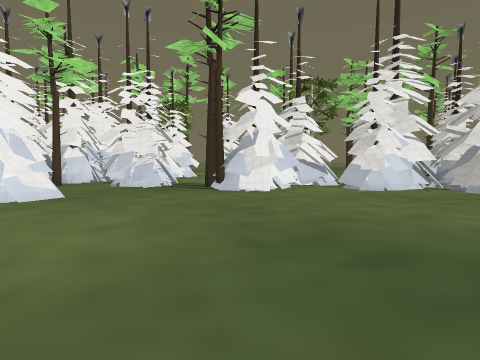
View 1 (above)

24 first-person views from a walk through a 3-D level made in the Godot game engine. The camera is 1.5 m above the floor, tilts 4° down and sees 80° across. The floor is counted in squares, 2 m on a side. Each view is taken from the middle of a square. On the plan, view 1 faces up. The plan holds only what a view shows up to about 10 squares ahead; the rest is blank. The place goes on beyond the plan. Some surface patterns are stand-ins.

View 2
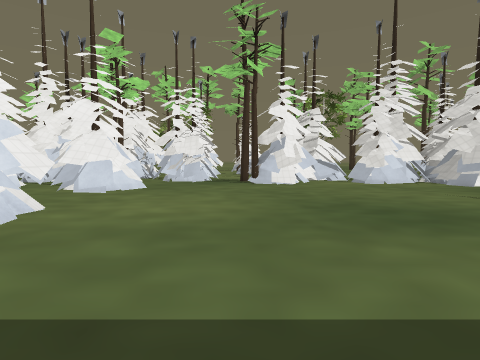

View 3
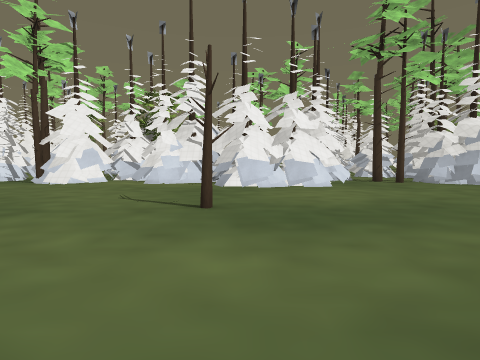

View 4
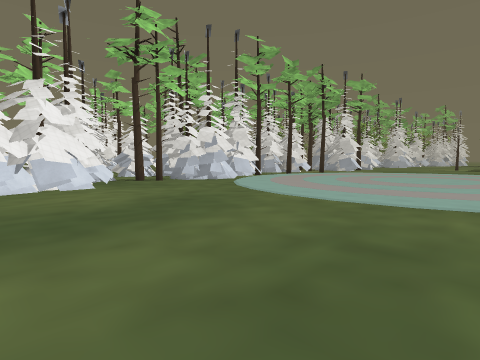

View 5
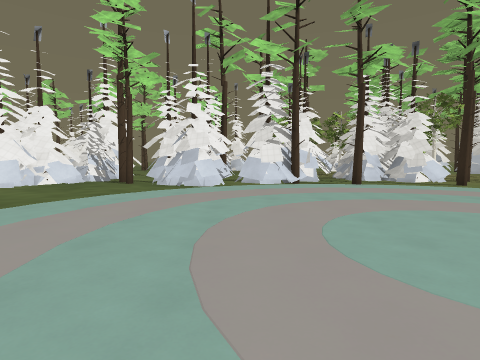

View 6
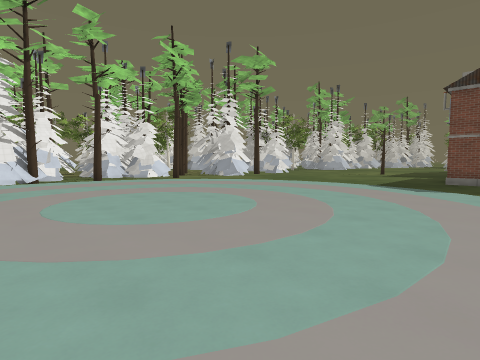

View 7
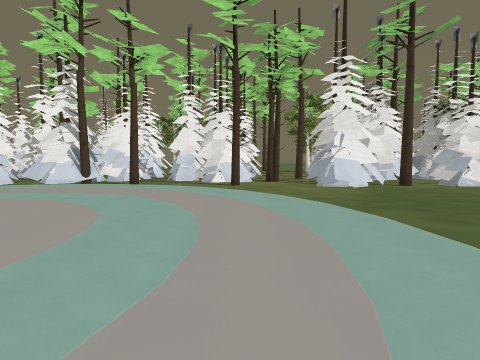

View 8
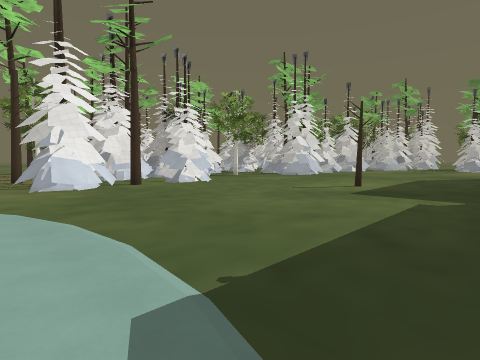

View 9
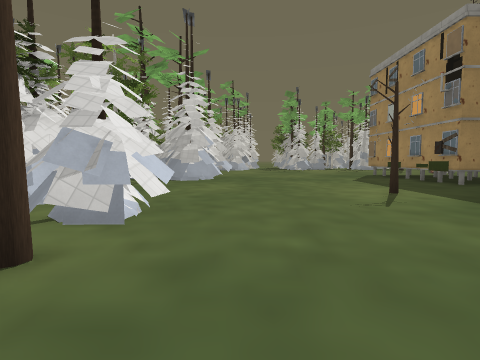

View 10
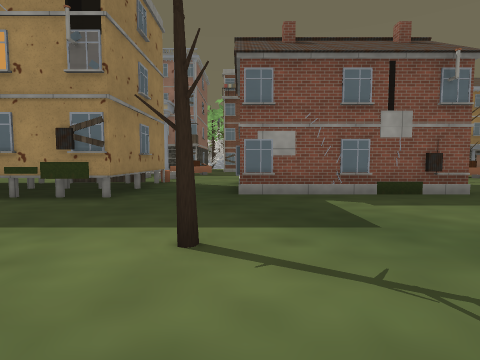

View 11
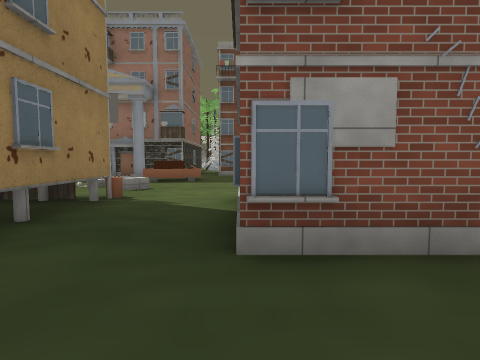

View 12
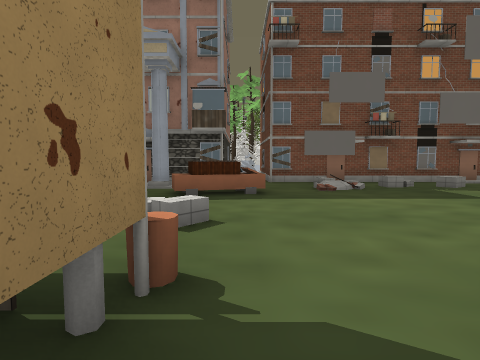

View 13
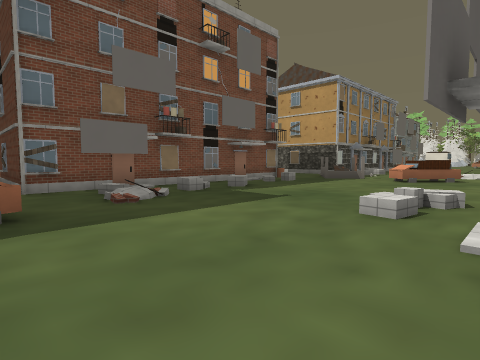

View 14
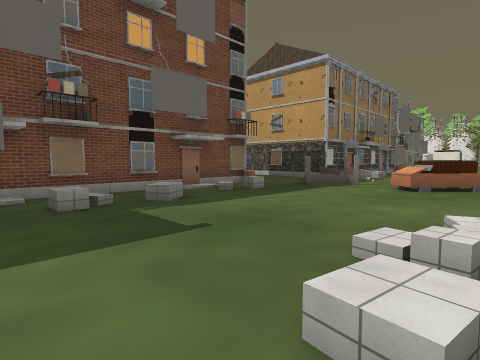

View 15
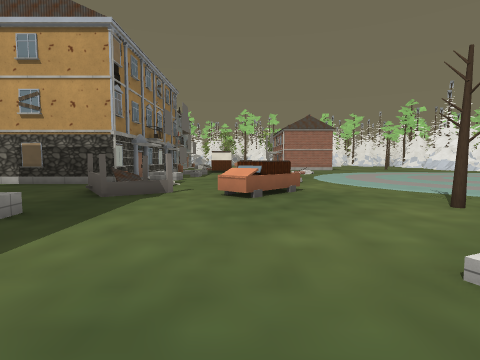

View 16
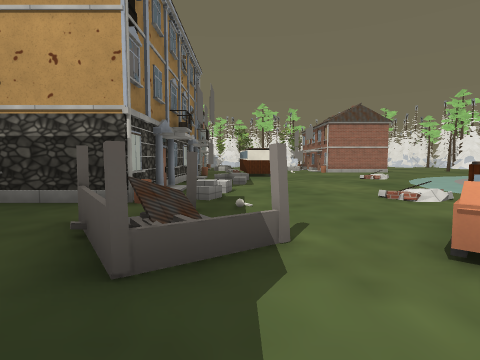

View 17
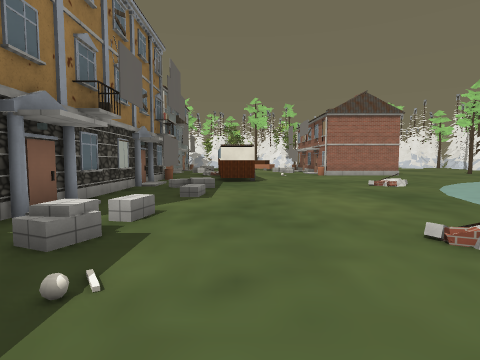

View 18
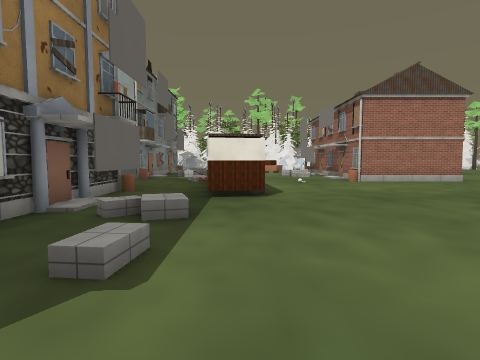

View 19
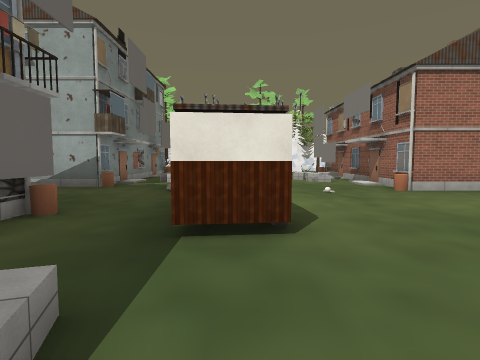

View 20
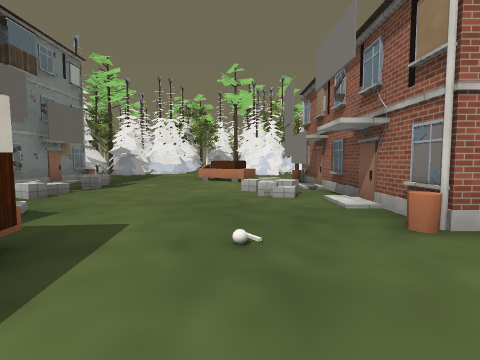

View 21
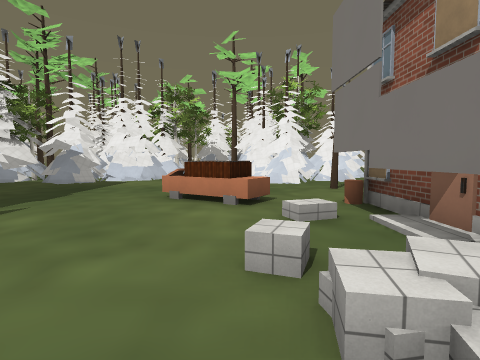

View 22
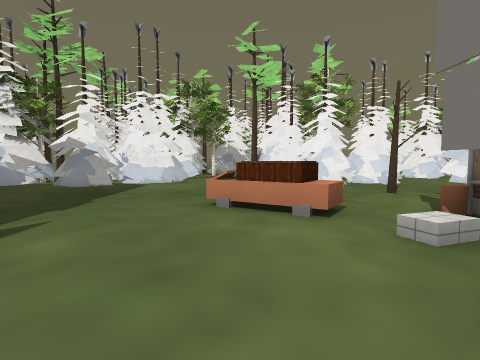

View 23
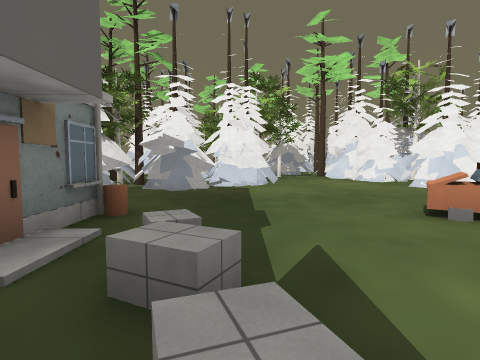

View 24
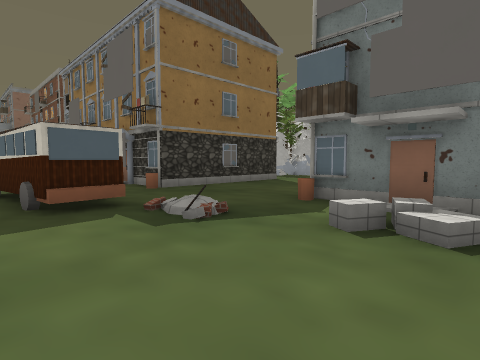

### Floor plan
Key: @ floor where view 1 was taken; # wall or solid block; x gap in a wall; . floor; / step, stairs or slope; D closed door; = window, fence, low wall or low ledge; ^ raised ledge; T pine tree; R tree; I tire; S shed.
Columns run from 7 left of view 1 to 35 right of it. Each row starts with its distance up from view 1.
  8 ##T###T#####    #.T#####T.. ##T.##  ##  ..
  7 #  ...T##.#######..###....T..T.###T###.....
  6 #x #.........###................#..........
  5  .##.......................................
  4  ..........................................
  3   .........................................
  2    #........R.........................R....
  1    #.......................................
  0     ...@.  ................................
 -1      ...    ...............................
 -2  #.   .      ......   ...........##......#=
 -3  ...          #...... ...........######..#
 -4   #..         #..................      ..#
 -5  ##....########.................       ..##
 -6 ####R..#/.##./#...............R..  .DD#..x.
 -7 #.##..../../............./.........=.....=.
 -8 #......^../............../#.I............//
 -9 ......I#....................=I............
-10 ...............####.....................=^.
-11 .##..........//# ..././......S......../.^^.
-12  ##.....=^.=.//...../....=.SSS.^..^.=...  #
-13   #.............. #########.S........... ##
-14   ##..########...#        #...##########
-15  T#..        #...#        #..          #
-16  ###         # ..#        #.           #
-17                ..         #            #

Positions as (right, up) in squares from view 1, and headings:
1: (0, 0), facing up
2: (-1, -2), facing up
3: (6, -2), facing up
4: (6, -2), facing up-right
5: (15, -2), facing up
6: (15, -4), facing up-right
7: (22, -2), facing up
8: (23, -2), facing up-right
9: (25, 5), facing right
10: (31, 4), facing down
11: (31, 0), facing down
12: (33, -4), facing down
13: (33, -6), facing down-left
14: (30, -7), facing down-left
15: (28, -9), facing left
16: (24, -11), facing left
17: (21, -10), facing left
18: (17, -10), facing left
19: (14, -10), facing left
20: (10, -8), facing left
21: (5, -8), facing left
22: (4, -9), facing left
23: (3, -12), facing left
24: (3, -9), facing down-right
